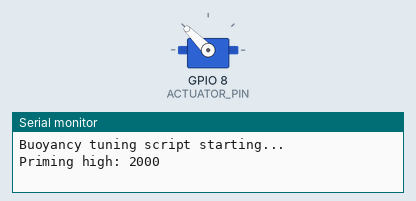
Recording of a sketch running on a simulated ESP32. Shown: servo, the last lines printed to the serial monitor.

Above: at 1.1 s.
At 2.6 s:
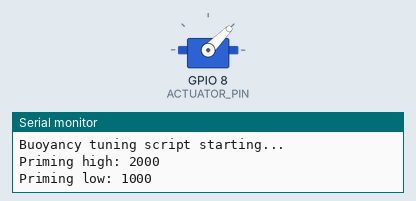
At 4.6 s:
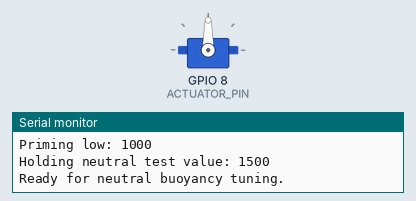
Timing chart, 0 to 6.1 s (numbered marks = the images above):
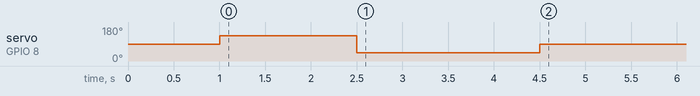

The sketch:

Bouyancy_engine_tune-test.ino
```cpp
#include <ESP32Servo.h>

Servo buoyancyServo;

const int ACTUATOR_PIN = 8;

// PWM values
const int PRIME_HIGH_US = 2000;
const int PRIME_LOW_US = 1000;
const int NEUTRAL_TEST_US = 1500;

// Prime timing
const unsigned long PRIME_HIGH_TIME_MS = 1500;
const unsigned long PRIME_LOW_TIME_MS = 1500;
const unsigned long SETTLE_TIME_MS = 500;

void setup() {
  Serial.begin(115200);
  delay(1000);

  Serial.println("Buoyancy tuning script starting...");

  buoyancyServo.setPeriodHertz(50);
  buoyancyServo.attach(ACTUATOR_PIN, 500, 2500);

  Serial.print("Priming high: ");
  Serial.println(PRIME_HIGH_US);
  buoyancyServo.writeMicroseconds(PRIME_HIGH_US);
  delay(PRIME_HIGH_TIME_MS);

  Serial.print("Priming low: ");
  Serial.println(PRIME_LOW_US);
  buoyancyServo.writeMicroseconds(PRIME_LOW_US);
  delay(PRIME_LOW_TIME_MS);

  delay(SETTLE_TIME_MS);

  Serial.print("Holding neutral test value: ");
  Serial.println(NEUTRAL_TEST_US);
  buoyancyServo.writeMicroseconds(NEUTRAL_TEST_US);

  Serial.println("Ready for neutral buoyancy tuning.");
}

void loop() {
  // Hold 1500 continuously
  buoyancyServo.writeMicroseconds(NEUTRAL_TEST_US);
  delay(200);
}
```
